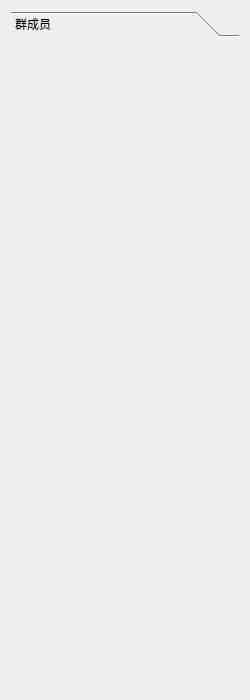
<?xml version="1.0" encoding="UTF-8"?>
<ui version="4.0">
 <class>DialogList</class>
 <widget class="QWidget" name="DialogList">
  <property name="geometry">
   <rect>
    <x>0</x>
    <y>0</y>
    <width>250</width>
    <height>700</height>
   </rect>
  </property>
  <property name="minimumSize">
   <size>
    <width>250</width>
    <height>700</height>
   </size>
  </property>
  <property name="maximumSize">
   <size>
    <width>250</width>
    <height>700</height>
   </size>
  </property>
  <property name="windowTitle">
   <string>Form</string>
  </property>
  <layout class="QVBoxLayout" name="verticalLayout">
   <item>
    <widget class="QToolBox" name="toolBox">
     <property name="currentIndex">
      <number>0</number>
     </property>
     <widget class="QWidget" name="page">
      <property name="geometry">
       <rect>
        <x>0</x>
        <y>0</y>
        <width>228</width>
        <height>648</height>
       </rect>
      </property>
      <attribute name="label">
       <string>群成员</string>
      </attribute>
      <layout class="QVBoxLayout" name="verticalLayout_2">
       <item>
        <layout class="QFormLayout" name="formLayout"/>
       </item>
      </layout>
     </widget>
    </widget>
   </item>
  </layout>
 </widget>
 <resources/>
 <connections/>
</ui>
